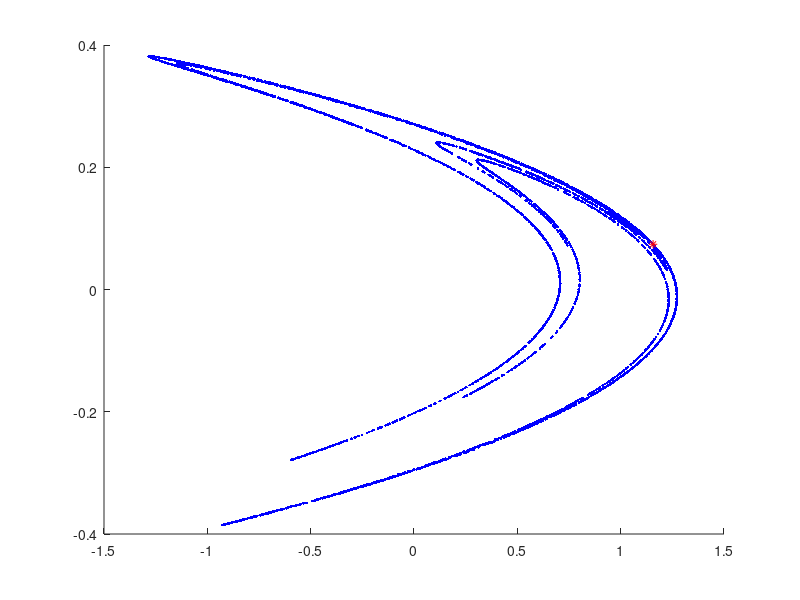

Reproduce this figure in MATLAB.
clear
a=1.4;
b=0.3;
f=@(x,y)y+1-a.*x.*x;
g=@(x,y)b*x;
% [X,Y]=solve('y+1-1.4*x*x=x','0.3*x=y');
x1=0.6313544770895047116815602338357;
x2=-1.1313544770895047116815602338357;
y1=0.18940634312685141350446807015071;
y2=-0.33940634312685141350446807015071;
% [x,y]=meshgrid(-1.5:0.01:1.5);
[x,y]=meshgrid(linspace(-1.5,1.5,100));
x0=rand;y0=rand;
for i=1:30
%     figure(i)
%     hold on
%     plot(x,y,'b.')
%     plot(x0,y0,'r*')
    x_temp=f(x0,y0);
    y_temp=g(x0,y0);
    x0=x_temp;
    y0=y_temp;
    %axis([-1.5 1.5 -1.5 1.5])
    x_temp=f(x,y);
    y_temp=g(x,y);
    x=x_temp;
    y=y_temp;
end
hold on
plot(x,y,'b.')
plot(x0,y0,'r*')
x=x(:);
y=y(:);
idx=find(isinf(x) | isinf(y));
x(idx)=[];y(idx)=[];

%save('./data/Henon_attractors_n6245.mat','x','y','x1','x2','y1','y2');